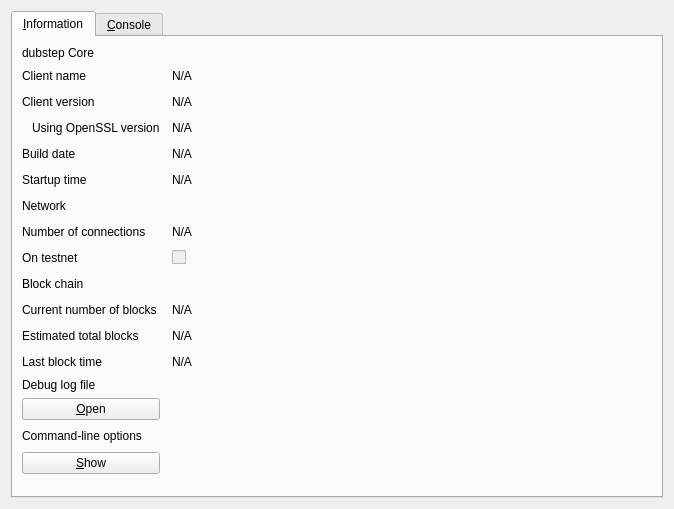
<?xml version="1.0" encoding="UTF-8"?>
<ui version="4.0">
 <class>RPCConsole</class>
 <widget class="QDialog" name="RPCConsole">
  <property name="geometry">
   <rect>
    <x>0</x>
    <y>0</y>
    <width>674</width>
    <height>509</height>
   </rect>
  </property>
  <property name="windowTitle">
   <string>dubstep - Debug window</string>
  </property>
  <layout class="QVBoxLayout" name="verticalLayout_2">
   <item>
    <widget class="QTabWidget" name="tabWidget">
     <property name="currentIndex">
      <number>0</number>
     </property>
     <widget class="QWidget" name="tab_info">
      <attribute name="title">
       <string>&amp;Information</string>
      </attribute>
      <layout class="QGridLayout" name="gridLayout" columnstretch="0,1,0,0">
       <property name="horizontalSpacing">
        <number>12</number>
       </property>
       <item row="12" column="0">
        <widget class="QLabel" name="label_2">
         <property name="text">
          <string>Last block time</string>
         </property>
        </widget>
       </item>
       <item row="9" column="0">
        <widget class="QLabel" name="label_10">
         <property name="font">
          <font>
           <weight>50</weight>
           <bold>false</bold>
          </font>
         </property>
         <property name="text">
          <string>Block chain</string>
         </property>
        </widget>
       </item>
       <item row="8" column="1">
        <widget class="QCheckBox" name="isTestNet">
         <property name="enabled">
          <bool>false</bool>
         </property>
         <property name="text">
          <string/>
         </property>
        </widget>
       </item>
       <item row="11" column="1">
        <widget class="QLabel" name="totalBlocks">
         <property name="cursor">
          <cursorShape>IBeamCursor</cursorShape>
         </property>
         <property name="text">
          <string>N/A</string>
         </property>
         <property name="textFormat">
          <enum>Qt::PlainText</enum>
         </property>
         <property name="textInteractionFlags">
          <set>Qt::LinksAccessibleByMouse|Qt::TextSelectableByKeyboard|Qt::TextSelectableByMouse</set>
         </property>
        </widget>
       </item>
       <item row="10" column="0">
        <widget class="QLabel" name="label_3">
         <property name="text">
          <string>Current number of blocks</string>
         </property>
        </widget>
       </item>
       <item row="7" column="1">
        <widget class="QLabel" name="numberOfConnections">
         <property name="cursor">
          <cursorShape>IBeamCursor</cursorShape>
         </property>
         <property name="text">
          <string>N/A</string>
         </property>
         <property name="textFormat">
          <enum>Qt::PlainText</enum>
         </property>
         <property name="textInteractionFlags">
          <set>Qt::LinksAccessibleByMouse|Qt::TextSelectableByKeyboard|Qt::TextSelectableByMouse</set>
         </property>
        </widget>
       </item>
       <item row="7" column="0">
        <widget class="QLabel" name="label_7">
         <property name="text">
          <string>Number of connections</string>
         </property>
        </widget>
       </item>
       <item row="10" column="1">
        <widget class="QLabel" name="numberOfBlocks">
         <property name="cursor">
          <cursorShape>IBeamCursor</cursorShape>
         </property>
         <property name="text">
          <string>N/A</string>
         </property>
         <property name="textFormat">
          <enum>Qt::PlainText</enum>
         </property>
         <property name="textInteractionFlags">
          <set>Qt::LinksAccessibleByMouse|Qt::TextSelectableByKeyboard|Qt::TextSelectableByMouse</set>
         </property>
        </widget>
       </item>
       <item row="8" column="0">
        <widget class="QLabel" name="label_8">
         <property name="text">
          <string>On testnet</string>
         </property>
        </widget>
       </item>
       <item row="11" column="0">
        <widget class="QLabel" name="label_4">
         <property name="text">
          <string>Estimated total blocks</string>
         </property>
        </widget>
       </item>
       <item row="4" column="2">
        <spacer name="horizontalSpacer">
         <property name="orientation">
          <enum>Qt::Horizontal</enum>
         </property>
         <property name="sizeHint" stdset="0">
          <size>
           <width>40</width>
           <height>20</height>
          </size>
         </property>
        </spacer>
       </item>
       <item row="1" column="2">
        <spacer name="horizontalSpacer_2">
         <property name="orientation">
          <enum>Qt::Horizontal</enum>
         </property>
         <property name="sizeHint" stdset="0">
          <size>
           <width>40</width>
           <height>20</height>
          </size>
         </property>
        </spacer>
       </item>
       <item row="2" column="2">
        <spacer name="horizontalSpacer_3">
         <property name="orientation">
          <enum>Qt::Horizontal</enum>
         </property>
         <property name="sizeHint" stdset="0">
          <size>
           <width>40</width>
           <height>20</height>
          </size>
         </property>
        </spacer>
       </item>
       <item row="3" column="2">
        <spacer name="horizontalSpacer_4">
         <property name="orientation">
          <enum>Qt::Horizontal</enum>
         </property>
         <property name="sizeHint" stdset="0">
          <size>
           <width>40</width>
           <height>20</height>
          </size>
         </property>
        </spacer>
       </item>
       <item row="4" column="0">
        <widget class="QLabel" name="label_12">
         <property name="text">
          <string>Build date</string>
         </property>
        </widget>
       </item>
       <item row="3" column="1">
        <widget class="QLabel" name="openSSLVersion">
         <property name="cursor">
          <cursorShape>IBeamCursor</cursorShape>
         </property>
         <property name="text">
          <string>N/A</string>
         </property>
         <property name="textFormat">
          <enum>Qt::PlainText</enum>
         </property>
         <property name="textInteractionFlags">
          <set>Qt::LinksAccessibleByMouse|Qt::TextSelectableByKeyboard|Qt::TextSelectableByMouse</set>
         </property>
        </widget>
       </item>
       <item row="0" column="0">
        <widget class="QLabel" name="label_9">
         <property name="font">
          <font>
           <weight>50</weight>
           <bold>false</bold>
          </font>
         </property>
         <property name="text">
          <string>dubstep Core</string>
         </property>
        </widget>
       </item>
       <item row="2" column="0">
        <widget class="QLabel" name="label_6">
         <property name="text">
          <string>Client version</string>
         </property>
        </widget>
       </item>
       <item row="1" column="0">
        <widget class="QLabel" name="label_5">
         <property name="text">
          <string>Client name</string>
         </property>
        </widget>
       </item>
       <item row="3" column="0">
        <widget class="QLabel" name="label_14">
         <property name="text">
          <string>Using OpenSSL version</string>
         </property>
         <property name="indent">
          <number>10</number>
         </property>
        </widget>
       </item>
       <item row="2" column="1">
        <widget class="QLabel" name="clientVersion">
         <property name="cursor">
          <cursorShape>IBeamCursor</cursorShape>
         </property>
         <property name="text">
          <string>N/A</string>
         </property>
         <property name="textFormat">
          <enum>Qt::PlainText</enum>
         </property>
         <property name="textInteractionFlags">
          <set>Qt::LinksAccessibleByMouse|Qt::TextSelectableByKeyboard|Qt::TextSelectableByMouse</set>
         </property>
        </widget>
       </item>
       <item row="1" column="1">
        <widget class="QLabel" name="clientName">
         <property name="cursor">
          <cursorShape>IBeamCursor</cursorShape>
         </property>
         <property name="text">
          <string>N/A</string>
         </property>
         <property name="textFormat">
          <enum>Qt::PlainText</enum>
         </property>
         <property name="textInteractionFlags">
          <set>Qt::LinksAccessibleByMouse|Qt::TextSelectableByKeyboard|Qt::TextSelectableByMouse</set>
         </property>
        </widget>
       </item>
       <item row="4" column="1">
        <widget class="QLabel" name="buildDate">
         <property name="cursor">
          <cursorShape>IBeamCursor</cursorShape>
         </property>
         <property name="text">
          <string>N/A</string>
         </property>
         <property name="textFormat">
          <enum>Qt::PlainText</enum>
         </property>
         <property name="textInteractionFlags">
          <set>Qt::LinksAccessibleByMouse|Qt::TextSelectableByKeyboard|Qt::TextSelectableByMouse</set>
         </property>
        </widget>
       </item>
       <item row="5" column="0">
        <widget class="QLabel" name="label_13">
         <property name="text">
          <string>Startup time</string>
         </property>
        </widget>
       </item>
       <item row="5" column="1">
        <widget class="QLabel" name="startupTime">
         <property name="cursor">
          <cursorShape>IBeamCursor</cursorShape>
         </property>
         <property name="text">
          <string>N/A</string>
         </property>
         <property name="textFormat">
          <enum>Qt::PlainText</enum>
         </property>
         <property name="textInteractionFlags">
          <set>Qt::LinksAccessibleByMouse|Qt::TextSelectableByKeyboard|Qt::TextSelectableByMouse</set>
         </property>
        </widget>
       </item>
       <item row="6" column="0">
        <widget class="QLabel" name="label_11">
         <property name="font">
          <font>
           <weight>50</weight>
           <bold>false</bold>
          </font>
         </property>
         <property name="text">
          <string>Network</string>
         </property>
        </widget>
       </item>
       <item row="6" column="2">
        <spacer name="horizontalSpacer_6">
         <property name="orientation">
          <enum>Qt::Horizontal</enum>
         </property>
         <property name="sizeHint" stdset="0">
          <size>
           <width>40</width>
           <height>20</height>
          </size>
         </property>
        </spacer>
       </item>
       <item row="5" column="2">
        <spacer name="horizontalSpacer_5">
         <property name="orientation">
          <enum>Qt::Horizontal</enum>
         </property>
         <property name="sizeHint" stdset="0">
          <size>
           <width>40</width>
           <height>20</height>
          </size>
         </property>
        </spacer>
       </item>
       <item row="12" column="1">
        <widget class="QLabel" name="lastBlockTime">
         <property name="cursor">
          <cursorShape>IBeamCursor</cursorShape>
         </property>
         <property name="text">
          <string>N/A</string>
         </property>
         <property name="textFormat">
          <enum>Qt::PlainText</enum>
         </property>
         <property name="textInteractionFlags">
          <set>Qt::LinksAccessibleByMouse|Qt::TextSelectableByKeyboard|Qt::TextSelectableByMouse</set>
         </property>
        </widget>
       </item>
       <item row="13" column="0">
        <spacer name="verticalSpacer_2">
         <property name="orientation">
          <enum>Qt::Vertical</enum>
         </property>
         <property name="sizeHint" stdset="0">
          <size>
           <width>20</width>
           <height>20</height>
          </size>
         </property>
        </spacer>
       </item>
       <item row="14" column="0">
        <widget class="QLabel" name="labelDebugLogfile">
         <property name="font">
          <font>
           <weight>50</weight>
           <bold>false</bold>
          </font>
         </property>
         <property name="text">
          <string>Debug log file</string>
         </property>
        </widget>
       </item>
       <item row="15" column="0">
        <widget class="QPushButton" name="openDebugLogfileButton">
         <property name="toolTip">
          <string>Open the dubstep debug log file from the current data directory. This can take a few seconds for large log files.</string>
         </property>
         <property name="text">
          <string>&amp;Open</string>
         </property>
         <property name="autoDefault">
          <bool>false</bool>
         </property>
        </widget>
       </item>
       <item row="16" column="0">
        <widget class="QLabel" name="labelCLOptions">
         <property name="font">
          <font>
           <weight>50</weight>
           <bold>false</bold>
          </font>
         </property>
         <property name="text">
          <string>Command-line options</string>
         </property>
        </widget>
       </item>
       <item row="17" column="0">
        <widget class="QPushButton" name="showCLOptionsButton">
         <property name="toolTip">
          <string>Show the dubstep-Qt help message to get a list with possible dubstep command-line options.</string>
         </property>
         <property name="text">
          <string>&amp;Show</string>
         </property>
         <property name="autoDefault">
          <bool>false</bool>
         </property>
        </widget>
       </item>
       <item row="18" column="0">
        <spacer name="verticalSpacer">
         <property name="orientation">
          <enum>Qt::Vertical</enum>
         </property>
         <property name="sizeHint" stdset="0">
          <size>
           <width>20</width>
           <height>40</height>
          </size>
         </property>
        </spacer>
       </item>
       <item row="8" column="2">
        <spacer name="horizontalSpacer_8">
         <property name="orientation">
          <enum>Qt::Horizontal</enum>
         </property>
         <property name="sizeHint" stdset="0">
          <size>
           <width>40</width>
           <height>20</height>
          </size>
         </property>
        </spacer>
       </item>
       <item row="7" column="2">
        <spacer name="horizontalSpacer_7">
         <property name="orientation">
          <enum>Qt::Horizontal</enum>
         </property>
         <property name="sizeHint" stdset="0">
          <size>
           <width>40</width>
           <height>20</height>
          </size>
         </property>
        </spacer>
       </item>
       <item row="9" column="2">
        <spacer name="horizontalSpacer_9">
         <property name="orientation">
          <enum>Qt::Horizontal</enum>
         </property>
         <property name="sizeHint" stdset="0">
          <size>
           <width>40</width>
           <height>20</height>
          </size>
         </property>
        </spacer>
       </item>
       <item row="10" column="2">
        <spacer name="horizontalSpacer_10">
         <property name="orientation">
          <enum>Qt::Horizontal</enum>
         </property>
         <property name="sizeHint" stdset="0">
          <size>
           <width>40</width>
           <height>20</height>
          </size>
         </property>
        </spacer>
       </item>
       <item row="11" column="2">
        <spacer name="horizontalSpacer_11">
         <property name="orientation">
          <enum>Qt::Horizontal</enum>
         </property>
         <property name="sizeHint" stdset="0">
          <size>
           <width>40</width>
           <height>20</height>
          </size>
         </property>
        </spacer>
       </item>
       <item row="12" column="2">
        <spacer name="horizontalSpacer_12">
         <property name="orientation">
          <enum>Qt::Horizontal</enum>
         </property>
         <property name="sizeHint" stdset="0">
          <size>
           <width>40</width>
           <height>20</height>
          </size>
         </property>
        </spacer>
       </item>
       <item row="15" column="2">
        <spacer name="horizontalSpacer_13">
         <property name="orientation">
          <enum>Qt::Horizontal</enum>
         </property>
         <property name="sizeHint" stdset="0">
          <size>
           <width>40</width>
           <height>20</height>
          </size>
         </property>
        </spacer>
       </item>
       <item row="16" column="2">
        <spacer name="horizontalSpacer_14">
         <property name="orientation">
          <enum>Qt::Horizontal</enum>
         </property>
         <property name="sizeHint" stdset="0">
          <size>
           <width>40</width>
           <height>20</height>
          </size>
         </property>
        </spacer>
       </item>
       <item row="17" column="2">
        <spacer name="horizontalSpacer_15">
         <property name="orientation">
          <enum>Qt::Horizontal</enum>
         </property>
         <property name="sizeHint" stdset="0">
          <size>
           <width>40</width>
           <height>20</height>
          </size>
         </property>
        </spacer>
       </item>
       <item row="15" column="3" rowspan="3">
        <widget class="QLabel" name="label_15">
         <property name="text">
          <string/>
         </property>
         <property name="pixmap">
          <pixmap resource="../bitcoin.qrc">:/images/small_logo</pixmap>
         </property>
         <property name="scaledContents">
          <bool>false</bool>
         </property>
        </widget>
       </item>
      </layout>
     </widget>
     <widget class="QWidget" name="tab_console">
      <attribute name="title">
       <string>&amp;Console</string>
      </attribute>
      <layout class="QVBoxLayout" name="verticalLayout_3">
       <property name="spacing">
        <number>3</number>
       </property>
       <item>
        <widget class="QTextEdit" name="messagesWidget">
         <property name="minimumSize">
          <size>
           <width>0</width>
           <height>100</height>
          </size>
         </property>
         <property name="readOnly">
          <bool>true</bool>
         </property>
         <property name="tabKeyNavigation" stdset="0">
          <bool>false</bool>
         </property>
         <property name="columnCount" stdset="0">
          <number>2</number>
         </property>
        </widget>
       </item>
       <item>
        <layout class="QHBoxLayout" name="horizontalLayout">
         <property name="spacing">
          <number>3</number>
         </property>
         <item>
          <widget class="QLabel" name="label">
           <property name="text">
            <string notr="true">&gt;</string>
           </property>
          </widget>
         </item>
         <item>
          <widget class="QLineEdit" name="lineEdit"/>
         </item>
         <item>
          <widget class="QPushButton" name="clearButton">
           <property name="maximumSize">
            <size>
             <width>24</width>
             <height>24</height>
            </size>
           </property>
           <property name="toolTip">
            <string>Clear console</string>
           </property>
           <property name="text">
            <string/>
           </property>
           <property name="icon">
            <iconset resource="../bitcoin.qrc">
             <normaloff>:/icons/remove</normaloff>:/icons/remove</iconset>
           </property>
           <property name="shortcut">
            <string notr="true">Ctrl+L</string>
           </property>
           <property name="autoDefault">
            <bool>false</bool>
           </property>
          </widget>
         </item>
        </layout>
       </item>
      </layout>
     </widget>
    </widget>
   </item>
  </layout>
 </widget>
 <resources>
  <include location="../bitcoin.qrc"/>
 </resources>
 <connections/>
</ui>
